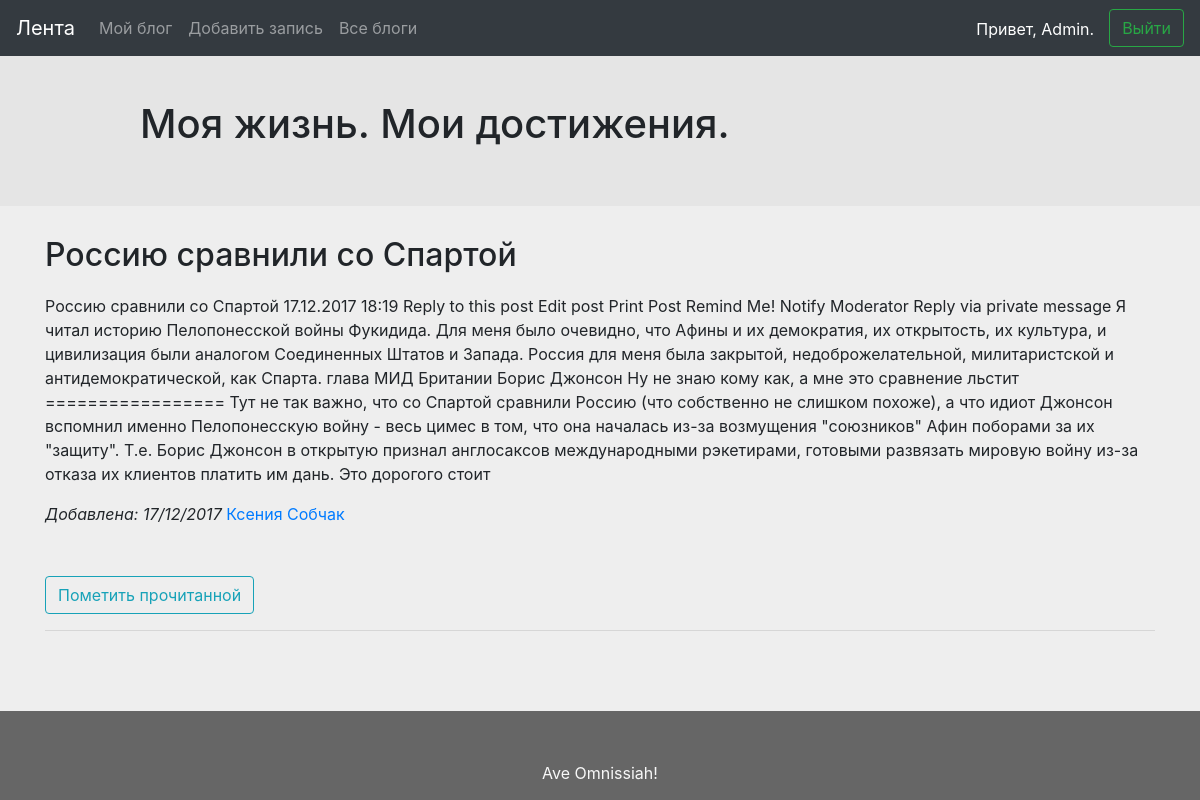
Screenshot of /record/29/ (signed in) with the database file from the repository.
### blogs/models.py (models this page shows, shortened)
class Record(models.Model):
    creator = models.ForeignKey('users.Users', related_name='records', verbose_name='Автор')
    title = models.CharField(max_length=200, blank=True, verbose_name='Название')
    body = models.TextField(verbose_name='Текст')
    created = models.DateTimeField(auto_now_add=True)
    class Meta:
        ordering = ('-created',)

### users/models.py (models this page shows, shortened)
class Users(models.Model):
    user = models.OneToOneField(User, null=True)
    blog_name = models.CharField(max_length=200, blank=True, verbose_name='Название блога')
    subscribes = models.ManyToManyField('Users', related_name='subscribers', verbose_name='Подписки', blank=True)
    viewed_records = models.ManyToManyField(Record, related_name='viewers', verbose_name='Просмотренные', blank=True)
    @property
    def get_viewed_ids(self):
        ids =self.viewed_records.all().values_list('id', flat=True)
        return list(ids)

### blogs/views.py (the view)
# urls.py: url(r'^record/(?P<pk>[0-9]+)/$', RecordDetailView.as_view(), name='record'),
class RecordDetailView(DetailView):
    model = Record
    context_object_name = 'record'

### templates/blogs/record_detail.html (shortened to what this page needs)
{% extends 'main.html' %}
{% block title %}
    <h1>{{ record.creator.blog_name }}</h1>
{% endblock %}
{% block content %}
    <div class="row">
        <div class="col-12">
            <h2>{{ record.title }}</h2>
            <p>{{ record.body|safe}}</p>
            <div class="row" style="margin-bottom: 50px">
                <div class="col-5">
                    <em>Добавлена: {{ record.created|date:"d/m/Y" }}</em>
                    <a href="{% url 'blogs:records' record.creator.id %}">{{ record.creator.user.get_full_name }}</a>
                </div>
            </div>
            {% if record.creator in request.user.users.subscribes.all and record.id not in request.user.users.get_viewed_ids %}
                <button id="mark" class="btn btn-outline-info">Пометить прочитанной</button>
            {% endif %}
        </div>
    </div>
    <hr>
{% endblock %}

### templates/main.html (shortened to what this page needs)
{% load static %}
<!DOCTYPE html>
<html lang="en">
<head>
    <link rel="stylesheet" href="{% static 'bootstrap/css/bootstrap.css'%}">
    <link rel="stylesheet" href="{% static 'styles.css'%}">
</head>
<body>
<nav class="navbar navbar-expand-md navbar-dark bg-dark fixed-top">
      {% if request.user.id %}
          <a class="navbar-brand" href="{% url 'blogs:records' %}">Лента</a>
      {% endif %}
      <div class="collapse navbar-collapse" id="navbarsExampleDefault">
        <ul class="navbar-nav mr-auto">
          {% if request.user.id %}
              <li class="nav-item">
                <a class="nav-link" href="{% url 'blogs:records' request.user.id %}">Мой блог</a>
              </li>
              <li class="nav-item">
                <a class="nav-link" href="{% url 'blogs:add_record' %}">Добавить запись</a>
              </li>
          {% endif %}
          <li class="nav-item">
            <a class="nav-link" href="{% url 'users:blogs' %}">Все блоги</a>
          </li>
        </ul>
        {% if request.user.id %}
            <div class="row">
                <div class="greeting">
                    Привет, {{ request.user.first_name }}.
                </div>
                <div class="col">
                    <a href="{% url 'logout' %}" class="btn btn-outline-success my-2 my-sm-0">Выйти</a>
                </div>
            </div>
        {% else %}
          <div class="row col-1">
              <a href="{% url 'login' %}" class="btn btn-outline-success my-2 my-sm-0">Войти</a>
            </div>
        {% endif %}
      </div>
    </nav>
<div class = "header">
    <div class="container">
        <div class="row">
            <div class="col-10" style="margin: 30px auto">
                {% block title %}
                {% endblock %}
            </div>
        </div>
    </div>
</div>
<div class="container">
    {% block content %}
    {% endblock %}
</div>
<footer>
    <div class="container">
        <div class="row justify-content-center">
            <div class="row" style="margin-top: 50px; color: #f8f8f8">
                Ave Omnissiah!
            </div>
        </div>
    </div>
</footer>
</body>
</html>

### static/styles.css (style rules this page uses)
html { position: relative; min-height: 100%; }
body { background-color: #eee; margin-bottom: 105px; }
.greeting { color: #fff; padding-top: 0.5rem; text-align: center; }
.header { padding:70px 0 20px; background-color: #e5e5e5; margin-bottom: 30px }
footer { position: absolute; bottom: 0; width: 100%; background-color: #666; padding-bottom: 15px; margin-top: 50px; }

### rows the page displays
Record: creator.blog_name "Моя жизнь. Мои достижения.", title "Россию сравнили со Спартой", body "Россию сравнили со Спартой 17.12.2017 18:19 Reply to this post Edit post Print Post Remind Me! Notify Moderator Reply via private message Я читал историю Пелопонесской войны Фукидида. Для меня было очевидно, что Афины и их демократия, их открытость, их культура, и цивилизация были аналогом Соединенных Штатов и Запада. Россия для меня была закрытой, недоброжелательной, милитаристской и антидемократической, как Спарта. глава МИД Британии Борис Джонсон Ну не знаю кому как, а мне это сравнение льстит ================= Тут не так важно, что со Спартой сравнили Россию (что собственно не слишком похоже), а что идиот Джонсон вспомнил именно Пелопонесскую войну - весь цимес в том, что она началась…", created "17/12/2017", creator.user.get_full_name "Ксения Собчак"

### other values shown
{{ request.user.first_name }} "Admin"
